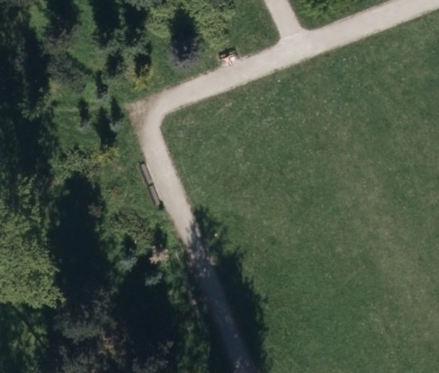
#> input picture TerrainPlan/analyzed_map.png, 439 x 373 px, found by its file name
$ python live_map.py
#> lines starting #> are read from the running program, lines starting #| are printed output that depends on the picture
import os
import json
import csv
import urllib.request
import matplotlib.pyplot as plt
import matplotlib.animation as animation
import matplotlib.image as mpimg

# Try to find the correct directory
script_dir = os.path.dirname(os.path.abspath(__file__))
if not os.path.exists(os.path.join(script_dir, 'outputs', 'path_config.json')):
    if os.path.exists(os.path.join(script_dir, 'TerrainPlan', 'outputs', 'path_config.json')):
        script_dir = os.path.join(script_dir, 'TerrainPlan')

config_path = os.path.join(script_dir, 'outputs', 'path_config.json')
map_path = os.path.join(script_dir, 'outputs', 'images', 'analyzed_map.png')
if not os.path.exists(map_path):
    map_path = os.path.join(script_dir, 'map.png')

path_csv = os.path.join(script_dir, 'outputs', 'csv', 'path_coordinates.csv')

print(f"Loading config from: {config_path}")
with open(config_path, 'r') as f:
#> (reads TerrainPlan/outputs/path_config.json from the repository)
    config = json.load(f)

inv_matrix = config['inverse_matrix']
def real_to_px(rx, ry):
    px = inv_matrix['A'] * rx + inv_matrix['B'] * ry + inv_matrix['C']
    py = inv_matrix['D'] * rx + inv_matrix['E'] * ry + inv_matrix['F']
    return px, py

# Load Path
path_px_x = []
path_px_y = []
if os.path.exists(path_csv):
    with open(path_csv, 'r') as f:
#> (reads TerrainPlan/PARK_GOOD_1/path_coordinates.csv from the repository)
        reader = csv.DictReader(f)
        for row in reader:
            rx = float(row['real_x'])
            ry = float(row['real_y'])
            px, py = real_to_px(rx, ry)
            path_px_x.append(px)
            path_px_y.append(py)

# Setup Plot
fig, ax = plt.subplots(figsize=(10, 8))
img = mpimg.imread(map_path)
#> img is the input picture: shape (373, 439, 3) float32; mean R, G, B 0.281, 0.33, 0.269
ax.imshow(img)

# Plot Path
if path_px_x:
    ax.plot(path_px_x, path_px_y, color='magenta', linewidth=2, label='A* Path')
    ax.scatter([path_px_x[0]], [path_px_y[0]], color='lime', s=100, zorder=5, label='Start')
    ax.scatter([path_px_x[-1]], [path_px_y[-1]], color='cyan', s=100, zorder=5, label='Goal')

# Plot Anchors
for aid, (px, py) in config.get('markers', {}).items():
    if aid.startswith('A'):
        ax.scatter([px], [py], color='red', marker='^', s=150, zorder=4)
        ax.annotate(f" {aid}", (px, py), color='white', weight='bold',
                    bbox=dict(facecolor='red', alpha=0.5, edgecolor='none', pad=1))

# Rover scatter object
rover_scatter = ax.scatter([], [], color='yellow', edgecolor='black', s=200, zorder=10, label='Rover (Live)')
ax.legend()
ax.set_title("Live UWB Rover Tracking")
ax.axis('off')

def update(frame):
    try:
        # Fetch live data from uwb_server.py
        req = urllib.request.Request("http://localhost:8080/data")
        with urllib.request.urlopen(req, timeout=1.0) as response:
            data = json.loads(response.read().decode())

        pos = data.get('position', {})
        if pos.get('success'):
            rx = pos['x']
            ry = pos['y']
            px, py = real_to_px(rx, ry)
            rover_scatter.set_offsets([[px, py]])
            ax.set_title(f"Live Rover | X:{rx:.2f}m Y:{ry:.2f}m | Anchors: {pos.get('num_anchors')}")
        else:
            ax.set_title(f"Live Rover | Searching for signal... ({data.get('format')})")
    except Exception as e:
        ax.set_title("Live Rover | Waiting for uwb_server.py...")

    return rover_scatter,

ani = animation.FuncAnimation(fig, update, interval=200, blit=False)
plt.tight_layout()
plt.show()
#> (the call stopped at in update, `with urllib.request.urlopen(req, timeout=1.0) as response:`: the network is not available in this run)
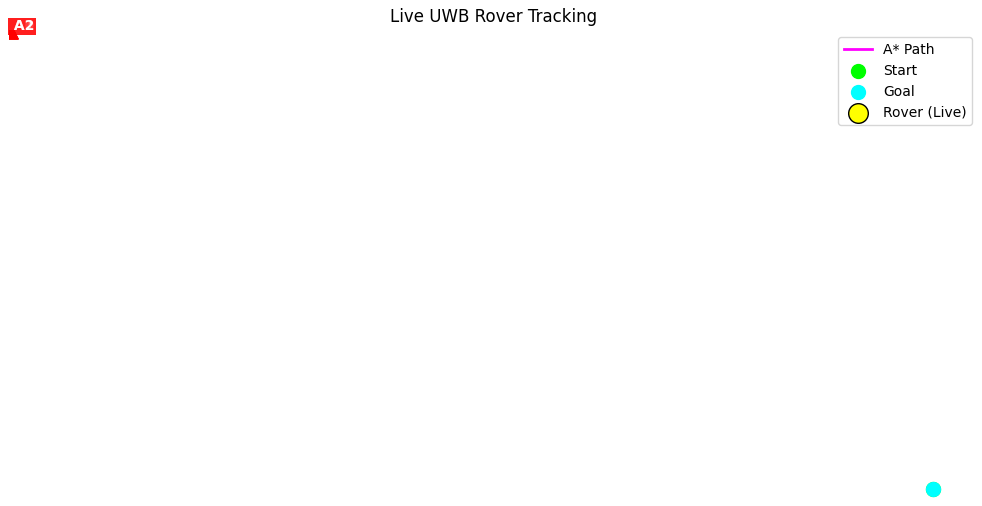
#> figure drawn by matplotlib, 1 panel
